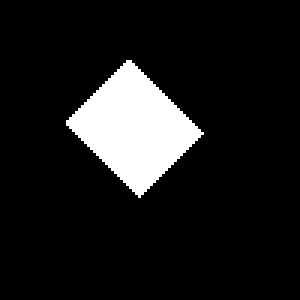
#> input picture images/skeleton_test_picture/rectangle_rotated.bmp, 100 x 100 px, found by its file name (shown 3 times larger)
$ jupyter execute --allow-errors TWiPO_lab07_Szkieletowanie_.ipynb
#> lines starting #> are read from the running program, lines starting #| are printed output that depends on the picture; after the words box and inside, x2 and y2 are one past the last pixel; in counts of white or black regions, pixels touching at a corner belong together
# Laboratorium 7: Szkieletowanie z wykorzystaniem operacji morfologicznych

**Politechnika Świętokrzyska**
**Centrum Laserowych Technologii Metali**
**Automatyka i Robotyka - 2 semestr II stopnia**

---

## Spis treści
1. [Teoria](#teoria)
2. [Kod startowy](#kod-startowy)
3. [Zadania do wykonania](#zadania)
4. [Przykłady użycia](#przyklady)
5. [Podsumowanie](#podsumowanie)

## 1. Teoria <a id='teoria'></a>

### 1.1 Wprowadzenie do szkieletowania

**Szkieletowanie** (ang. *skeletonization*) to operacja morfologiczna mająca na celu uproszczenie reprezentacji kształtu obiektu poprzez redukcję go do linii o grubości jednego piksela, zachowując przy tym topologię i ogólny kształt obiektu.

**Zastosowania:**
- Rozpoznawanie znaków (OCR)
- Analiza kształtu obiektów
- Ekstrakcja cech geometrycznych
- Planowanie ścieżek w robotyce
- Analiza sieci (naczynia krwionośne, drogi)

**Właściwości dobrego szkieletu:**
- Cienki (grubość 1 piksela)
- Spójny (zachowuje łączność)
- Centralny (przebiega przez środek obiektu)
- Odwracalny (możliwość rekonstrukcji)

### 1.2 Algorytm szkieletowania przez operacje morfologiczne

Szkielet można obliczyć za pomocą iteracyjnych operacji morfologicznych. Algorytm wykorzystuje:
- **Erozję** - zmniejszanie obiektu
- **Otwarcie** - erozja + dylatacja
- **Różnicę** - wydobycie warstwy obiektu

#### Wzór na szkielet:

$$S(A) = \bigcup_{k=0}^{M} S_k(A)$$

gdzie:

$$S_k(A) = (A \ominus kB) - [(A \ominus kB) \circ B]$$

**Oznaczenia:**
- $A$ - obraz binarny (obiekt)
- $B$ - element strukturalny
- $A \ominus kB$ - $k$-krotna erozja obrazu $A$ elementem $B$
- $(A \ominus kB) \circ B$ - otwarcie obrazu po $k$ erozjach
- $S_k(A)$ - $k$-ty składnik szkieletu
- $M$ - maksymalna liczba erozji (do momentu zaniku obiektu)

### 1.3 Algorytm iteracyjny (uproszczony)

Alternatywna wersja algorytmu, która nie wymaga przechowywania wszystkich składników:

```
1. Inicjalizacja:
   - skeleton = pusty obraz
   - eroded = kopia obrazu oryginalnego

2. Dopóki eroded nie jest pusty:
   a) opened = otwarcie(eroded)
   b) component = eroded - opened
   c) skeleton = skeleton + component
   d) eroded = erozja(eroded)

3. Zwróć skeleton
```

### 1.4 Operacje na obrazach binarnych

#### Odejmowanie obrazów

Operacja różnicy (odejmowania) obrazów binarnych:

$$C(x,y) = \max(0, A(x,y) - B(x,y))$$

lub dla obrazów binarnych (0/255):

$$C(x,y) = \begin{cases}
255 & \text{jeśli } A(x,y) = 255 \text{ i } B(x,y) = 0 \\
0 & \text{w przeciwnym przypadku}
\end{cases}$$

**Interpretacja:** Wynik zawiera piksele, które są w obrazie A, ale nie ma ich w obrazie B.

#### Dodawanie obrazów

Operacja sumy (dodawania) obrazów binarnych:

$$C(x,y) = \min(255, A(x,y) + B(x,y))$$

lub dla obrazów binarnych (logiczne OR):

$$C(x,y) = A(x,y) \lor B(x,y)$$

**Interpretacja:** Wynik zawiera piksele, które są w obrazie A lub w obrazie B (lub w obu).

### 1.5 Interpretacja algorytmu

Algorytm działa w następujący sposób:

1. **Iteracyjna erozja**: Obiekt jest stopniowo "obierany" z kolejnych warstw
2. **Otwarcie**: Dla każdej warstwy wykonywane jest otwarcie morfologiczne
3. **Różnica**: Różnica między erodowanym obrazem a jego otwarciem daje fragment szkieletu
4. **Suma**: Wszystkie fragmenty są sumowane, tworząc kompletny szkielet

**Wizualizacja procesu:**

```
Iteracja 0:  Obiekt oryginalny → otwarcie → różnica → składnik_0
             ↓ erozja
Iteracja 1:  Obiekt mniejszy → otwarcie → różnica → składnik_1
             ↓ erozja
Iteracja 2:  Obiekt jeszcze mniejszy → otwarcie → różnica → składnik_2
             ↓ erozja
             ...
Iteracja M:  Obiekt znika (pusty)

Szkielet = składnik_0 + składnik_1 + składnik_2 + ... + składnik_M
```

### 1.6 Rekonstrukcja z szkieletu

Jedną z kluczowych właściwości szkieletowania jest **odwracalność** - możliwość odzyskania oryginalnego obiektu ze szkieletu.

#### Wzór na rekonstrukcję:

$$A = \bigcup_{k=0}^{M} (S_k(A) \oplus kB)$$

gdzie:
- $S_k(A) \oplus kB$ - $k$-krotna dylatacja $k$-tego składnika szkieletu

### 1.7 Przykłady szkieletów dla różnych kształtów

**Prostokąt:**
- Szkielet to linia środkowa (oś symetrii)
- Dla kwadratu: dwie przekątne

**Prostokąt z pustym obszarem wewnątrz (rama):**
- Szkielet składa się z dwóch równoległych linii
- Reprezentuje środki ścian ramy

**Okrąg:**
- Szkielet to pojedynczy punkt w środku

**Pierścień (okrąg z dziurą):**
- Szkielet to okrąg pośrodku grubości pierścienia

**Kształt człowieka:**
- Szkielet przypomina "patyczaka"
- Linie reprezentują tułów, ręce i nogi

---

### 1.3 Graficzne przedstawienie działania algorytmu

Poniższa wizualizacja pokazuje **krok po kroku**, jak działa algorytm szkieletowania przez operacje morfologiczne. Jest to dokładna implementacja schematu z instrukcji PDF (tw_cw7.pdf).

#### Interpretacja kolumn:

| Kolumna | Oznaczenie | Opis |
|---------|------------|------|
| 1 | $A \ominus kB$ | Obiekt po $k$ erozjach (stopniowe "obieranie" obiektu) |
| 2 | $(A \ominus kB) \circ B$ | Otwarcie po $k$ erozjach ("wygładzona" wersja) |
| 3 | $S_k(A)$ | $k$-ty składnik szkieletu = różnica kolumn 1 i 2 |
| 4 | $\bigcup_{i=0}^{k} S_i(A)$ | Szkielet narastający (suma wszystkich składników do tej pory) |
| 5 | $S_k(A) \oplus kB$ | Rekonstrukcja z pojedynczego $k$-tego składnika |
| 6 | $\bigcup_{i=0}^{k} (S_i(A) \oplus iB)$ | Rekonstrukcja obiektu ze szkieletu (suma wszystkich rekonstrukcji) |

#### Interpretacja wierszy:

- **k = 0**: Obiekt oryginalny (bez erozji)
- **k = 1**: Po pierwszej erozji
- **k = 2**: Po drugiej erozji (obiekt znika)

#### Kluczowe obserwacje:

1. **Kolumna 4** (czarna) pokazuje, jak powstaje **szkielet** - suma wszystkich składników
2. **Kolumna 6** pokazuje, jak ze szkieletu można **odzyskać oryginalny obiekt**
3. Algorytm kończy się, gdy obiekt po erozji staje się pusty (wiersz k=2)
4. Każdy wiersz dodaje nową "warstwę" do szkieletu

---

[cell 1]
import numpy as np
import matplotlib.pyplot as plt
import cv2

kernel_cross_3 = cv2.getStructuringElement(cv2.MORPH_CROSS, (3, 3))

def visualize_skeletonization_algorithm(A, kernel, max_k=3):
    """
    Wizualizuje algorytm szkieletowania krok po kroku.
    Pokazuje 6 kolumn dla każdej iteracji k:
    1. A⊖kB - erozja
    2. (A⊖kB)∘B - otwarcie
    3. Sk(A) - składnik szkieletu
    4. ⋃Sk(A) - szkielet narastający
    5. Sk(A)⊕kB - rekonstrukcja z Sk
    6. ⋃(Si(A)⊕iB) - pełna rekonstrukcja

    Args:
        A (numpy.ndarray): Obraz binarny
        kernel (numpy.ndarray): Element strukturalny
        max_k (int): Maksymalna liczba iteracji
    """
#> called with A = array of shape (9, 7), kernel = array of shape (3, 3), max_k = 3
    A_bin = (A > 0).astype(np.uint8) * 255

    rows = max_k
    cols = 6
    fig, axes = plt.subplots(rows, cols, figsize=(15, 2.5*rows))

    # Tytuły kolumn
    titles = [
        r"$A \ominus kB$",
        r"$(A \ominus kB) \circ B$",
        r"$S_k(A)$",
        r"$\bigcup_{i=0}^{k} S_i(A)$",
        r"$S_k(A) \oplus kB$",
        r"$\bigcup_{i=0}^{k} (S_i(A) \oplus iB)$"
    ]

    # Inicjalizacja
    Sk_union = np.zeros_like(A_bin)
    all_Sk = []

    for k in range(max_k):
        # 1. Erozja k-krotna
        if k == 0:
            eroded = A_bin.copy()
        else:
            eroded = cv2.erode(A_bin, kernel, iterations=k)

        # 2. Otwarcie
        opened = cv2.morphologyEx(eroded, cv2.MORPH_OPEN, kernel)

        # 3. Składnik szkieletu
        Sk = cv2.subtract(eroded, opened)
        all_Sk.append(Sk.copy())

        # 4. Szkielet narastający
        Sk_union = cv2.bitwise_or(Sk_union, Sk)

        # 5. Rekonstrukcja z pojedynczego Sk
        if k > 0:
            Sk_dilated = cv2.dilate(Sk, kernel, iterations=k)
        else:
            Sk_dilated = Sk.copy()

        # 6. Pełna rekonstrukcja (suma wszystkich Si⊕iB)
        recon_union = np.zeros_like(A_bin)
        for i in range(k + 1):
            if i > 0:
                Si_dilated = cv2.dilate(all_Sk[i], kernel, iterations=i)
            else:
                Si_dilated = all_Sk[i].copy()
            recon_union = cv2.bitwise_or(recon_union, Si_dilated)

        # Lista obrazów do wyświetlenia
        imgs = [eroded, opened, Sk, Sk_union, Sk_dilated, recon_union]

        # Wyświetlanie
        for j in range(cols):
            ax = axes[k, j] if rows > 1 else axes[j]
            ax.imshow(imgs[j], cmap='gray', vmin=0, vmax=255, interpolation='nearest')
            ax.set_xticks([])
            ax.set_yticks([])
            ax.grid(True, color='lightgray', linewidth=0.5, alpha=0.3)

            # Tytuły tylko w pierwszym wierszu
            if k == 0:
                ax.set_title(titles[j], fontsize=11, fontweight='bold', pad=10)

        # Etykieta wiersza
        axes[k, 0].set_ylabel(f"k = {k}", fontsize=12, fontweight='bold',
                              rotation=0, labelpad=20, va='center')

    plt.tight_layout()
    plt.show()
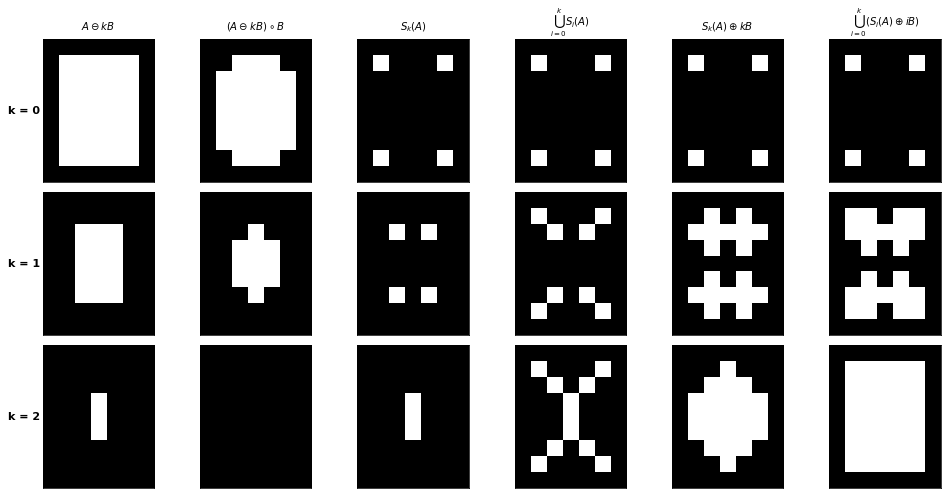
#> figure drawn by matplotlib, 18 panels

# Tworzenie obrazu testowego (jak w instrukcji PDF)
# Pionowy prostokąt 5×7 pikseli
A_demo = np.zeros((9, 7), dtype=np.uint8)
A_demo[1:8, 1:6] = 255

print("Wizualizacja algorytmu szkieletowania (jak w instrukcji PDF):")
print("=" * 60)
print(f"Obraz testowy: {A_demo.shape}, {np.sum(A_demo > 0)} białych pikseli")
print(f"Element strukturalny: krzyż 3×3")
print()

visualize_skeletonization_algorithm(A_demo, kernel_cross_3, max_k=3)

print("\n" + "=" * 60)
print("INTERPRETACJA:")
print("=" * 60)
print("• Kolumna 4 (czarna) = SZKIELET obiektu")
print("• Kolumna 6 (ostatnia) = REKONSTRUKCJA ze szkieletu")
print("• Porównaj: kolumna 1 w k=0 (oryginał) ≈ kolumna 6 w k=2 (rekonstrukcja)")
print("• Algorytm jest ODWRACALNY - możemy odzyskać obiekt ze szkieletu!")
print("=" * 60)

## 2. Kod startowy <a id='kod-startowy'></a>

### 2.1 Import bibliotek

[cell 2]
import numpy as np
import matplotlib.pyplot as plt
import cv2
import requests
from PIL import Image
from io import BytesIO

# Konfiguracja wyświetlania
plt.rcParams['figure.figsize'] = (15, 10)
plt.rcParams['image.cmap'] = 'gray'

print("✓ Biblioteki załadowane")

### 2.2 Funkcje pomocnicze

[cell 3]
# [48 lines left out: functions show_images, show_images_grid, not called in this run]

print("✓ Funkcje pomocnicze zdefiniowane")

### 2.3 Pobieranie obrazów testowych z GitHub

Obrazy testowe są dostępne w repozytorium GitHub: https://github.com/kbor89/TWiPO/tree/main/images

[cell 4]
# Bazowy URL do repozytorium GitHub
GITHUB_BASE_URL = "https://raw.githubusercontent.com/kbor89/TWiPO/main/images/skeleton_test_picture/"

# Lista dostępnych obrazów testowych
TEST_IMAGES = [
    "rectangle_rotated.bmp",
    "test.bmp",
    "rectangle_empty.bmp",
    "rectangle_point.bmp",
    "circle.bmp",
    "circle_empty.bmp",
    "human.bmp",
    "rectangle.bmp"
]

def load_image_from_github(filename):
    """
    Pobiera obraz z repozytorium GitHub i konwertuje go na tablicę numpy.

    Args:
        filename (str): Nazwa pliku obrazu

    Returns:
        numpy.ndarray: Obraz jako tablica numpy (wartości 0 lub 255)
    """
#> called with filename = 'rectangle_rotated.bmp'
    url = GITHUB_BASE_URL + filename
    try:
        response = requests.get(url)
        response.raise_for_status()
        img = Image.open(BytesIO(response.content))
#> img is the input picture: PIL image 100x100 RGB; 10.8% white; 1 white region, box (x1, y1, x2, y2) and area: (22, 20, 68, 66) 1075
        # Konwersja do skali szarości i tablicy numpy
        img_array = np.array(img.convert('L'))
        return img_array
    except Exception as e:
        print(f"❌ Błąd podczas pobierania obrazu {filename}: {e}")
        return None

def load_all_test_images():
    """
    Pobiera wszystkie obrazy testowe z repozytorium.

    Returns:
        dict: Słownik z nazwami plików jako kluczami i tablicami numpy jako wartościami
    """
    images = {}
    print("Pobieranie obrazów testowych z GitHub...\n")
    for filename in TEST_IMAGES:
        print(f"  Pobieranie {filename}...", end=" ")
        img = load_image_from_github(filename)
        if img is not None:
            images[filename] = img
            print(f"✓ ({img.shape})")
#| ✓ ((100, 100))
        else:
            print("❌")
    print(f"\n✓ Załadowano {len(images)}/{len(TEST_IMAGES)} obrazów")
    return images

# [26 lines left out: function display_test_images, not called in this run]

# Załaduj wszystkie obrazy testowe
#> (the rest of this cell did not finish here and is left out)

### 2.4 Elementy strukturalne

[cell 5]
# Definicja elementów strukturalnych
kernel_cross_3 = cv2.getStructuringElement(cv2.MORPH_CROSS, (3, 3))
#> kernel_cross_3 = [[0, 1, 0], [1, 1, 1], [0, 1, 0]]
kernel_rect_3 = cv2.getStructuringElement(cv2.MORPH_RECT, (3, 3))
kernel_rect_5 = cv2.getStructuringElement(cv2.MORPH_RECT, (5, 5))
kernel_ellipse_3 = cv2.getStructuringElement(cv2.MORPH_ELLIPSE, (3, 3))
kernel_ellipse_5 = cv2.getStructuringElement(cv2.MORPH_ELLIPSE, (5, 5))

print("Elementy strukturalne:")
print("\n1. Krzyż 3×3:")
print(kernel_cross_3)
#| [[0 1 0]
#|  [1 1 1]
#|  [0 1 0]]
print("\n2. Kwadrat 3×3:")
print(kernel_rect_3)
print("\n3. Kwadrat 5×5:")
print(kernel_rect_5)
print("\n4. Elipsa 3×3:")
print(kernel_ellipse_3)
print("\n5. Elipsa 5×5:")
print(kernel_ellipse_5)
